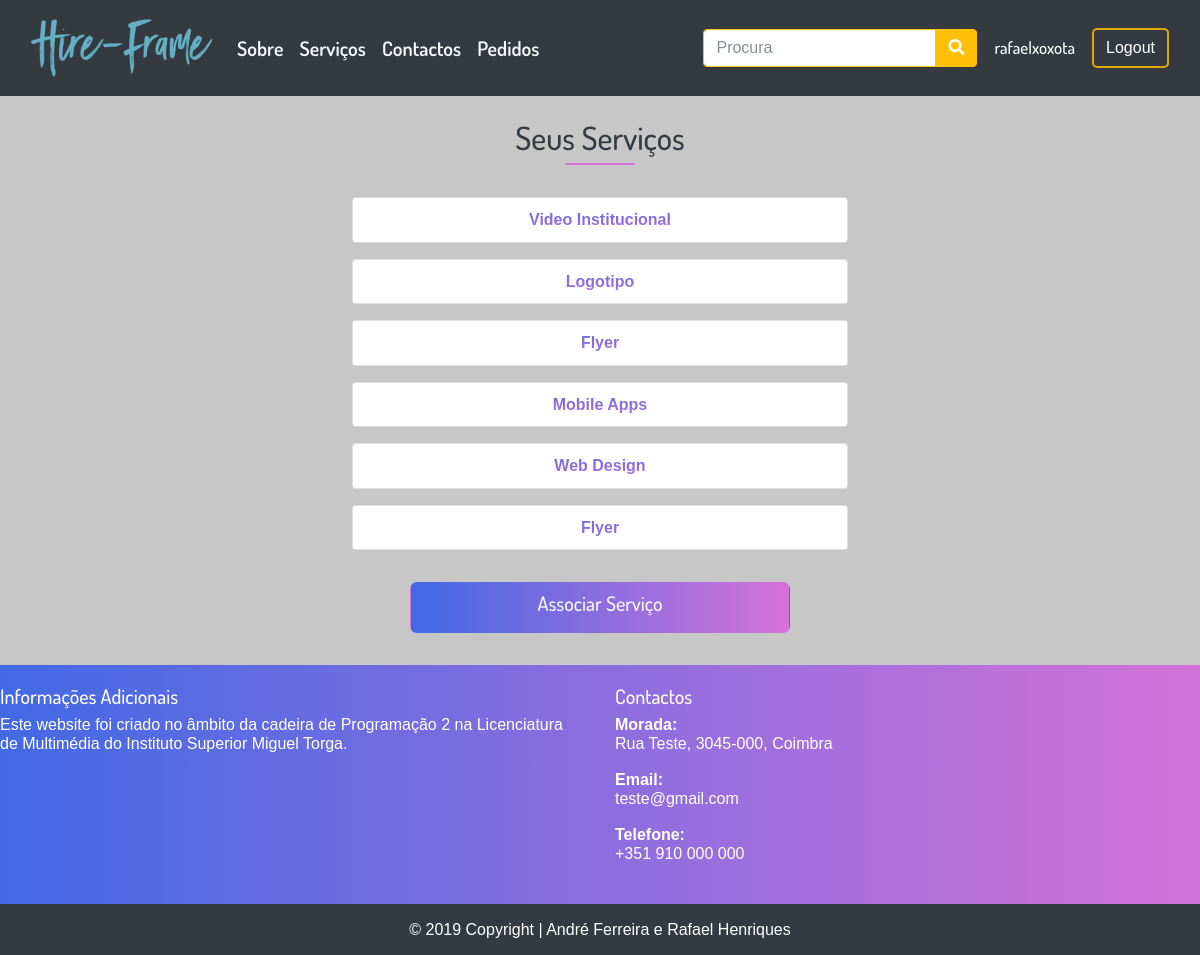
/index.php?op=listarservicos (signed in), run on an earlier commit of the app's database.
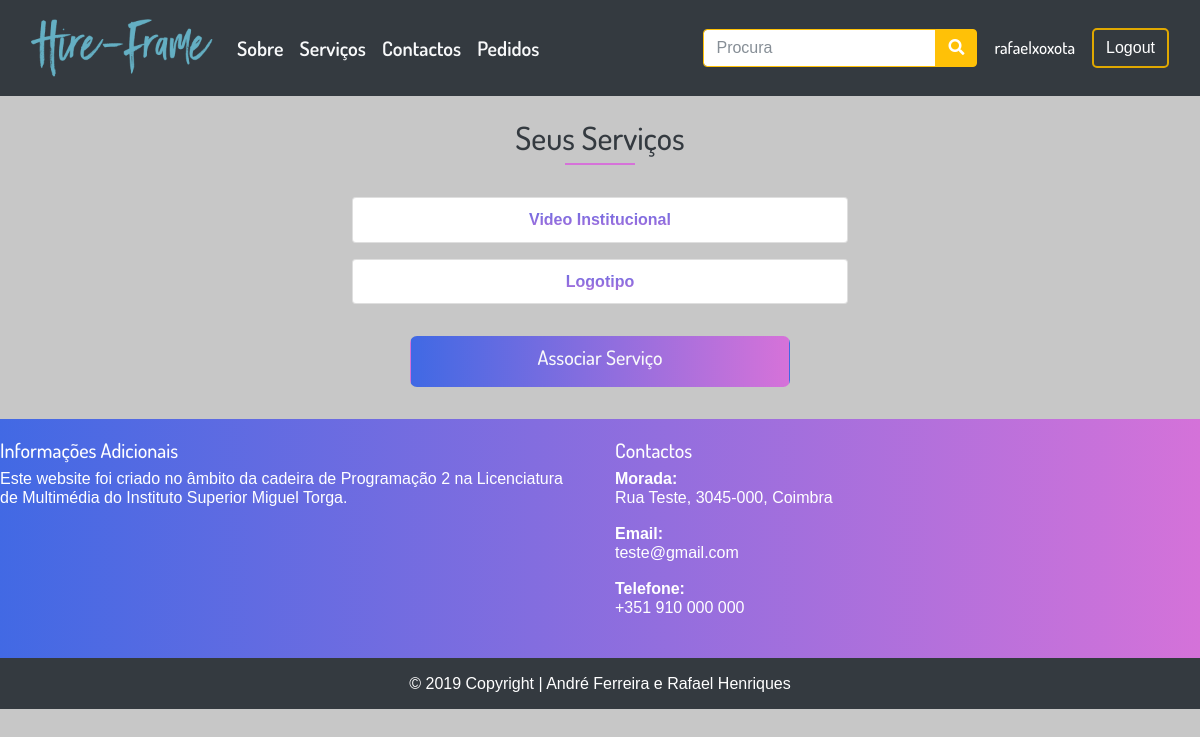
And on a later commit of the database.
### tables this page shows
CREATE TABLE IF NOT EXISTS `servico` (
  `id_utilizador` int(11) NOT NULL,
  `id_subarea` int(11) NOT NULL,
  `data` datetime NOT NULL DEFAULT CURRENT_TIMESTAMP ON UPDATE CURRENT_TIMESTAMP,
  `id_servico` int(11) NOT NULL AUTO_INCREMENT,
  `descricao` varchar(255) NOT NULL,
  `img_service` varchar(255) NOT NULL DEFAULT 'http://localhost/projetofinal/img/uploads/exemplo.jpg',
  `id_preco_servico` int(11) DEFAULT NULL,
  PRIMARY KEY (`id_servico`),
  KEY `fk_id_utilizador_utilizador` (`id_utilizador`),
  KEY `fk_id_subarea_subarea` (`id_subarea`),
  KEY `fk_id_preco_servico_preco_servico` (`id_preco_servico`)
);

CREATE TABLE IF NOT EXISTS `subarea` (
  `id_subarea` int(11) NOT NULL AUTO_INCREMENT,
  `nome` varchar(50) NOT NULL,
  `data` datetime NOT NULL DEFAULT CURRENT_TIMESTAMP ON UPDATE CURRENT_TIMESTAMP,
  `id_area` int(11) NOT NULL,
  `img_subarea` varchar(255) NOT NULL,
  PRIMARY KEY (`id_subarea`),
  KEY `fk_id_area_area` (`id_area`)
);

### inc/listarservicos.inc.php (the view, shortened to what this page needs)
<?php
if(isset($_SESSION['username'],$_SESSION['id_utilizador'])){
$id = $_SESSION["id_utilizador"];
?>
<br>
<header class="col-md-12 mb-4">
          <h2 class="text-center text-dark">Seus Serviços<br><span class="f-700 text-dark"></span></h2>
          <span class="underline-rosa mb-3"></span>
        </header>
<?php
  $db = new PDO("mysql:host=localhost; dbname=projetofinal","root","");
  $dados = $db->query("SELECT subarea.nome, servico.descricao, servico.id_subarea AS 'servico associado', servico.id_servico FROM servico JOIN utilizador ON servico.id_utilizador = utilizador.id_utilizador JOIN subarea ON servico.id_subarea = subarea.id_subarea JOIN area ON subarea.id_area = area.id_area WHERE utilizador.id_utilizador = $id");
  $dados->execute();
  if ($dados->rowCount() > 0)
  {
    foreach($dados as $row) {
      echo '<div class="row justify-content-center">
                <div class="col-md-5 text-center p-2">
                    <ul class="list-group bg-white rounded">
                         <li class="list-group-item grad-txt f-12 font-weight-bold"><a href="index.php?op=gerirservicos&idservico='.$row["id_servico"].'">'.$row["nome"].'</a></li>
                   </ul>
               </div>
            </div>';
    }
} else {
echo '<div class="row justify-content-center"><div class="col-md-5 text-center p-2"> <h1>Ainda não tem serviços associados à sua conta. Associe um serviço.</h1></div></div>';
}
}
  ?>
<br>
<div class="row justify-content-center">
      <div class="col-md-4">
        <button class="btn btn-grad grad col-12 mb-2"><h5><a class="text-light" href="index.php?op=addservice">Associar Serviço</a></h5></button>
      </div>

What changed in the data, as far as the page shows it:
removed servico: id_subarea.nome "Flyer"
removed servico: id_subarea.nome "Mobile Apps"
removed servico: id_subarea.nome "Web Design"
removed servico: id_subarea.nome "Flyer"
